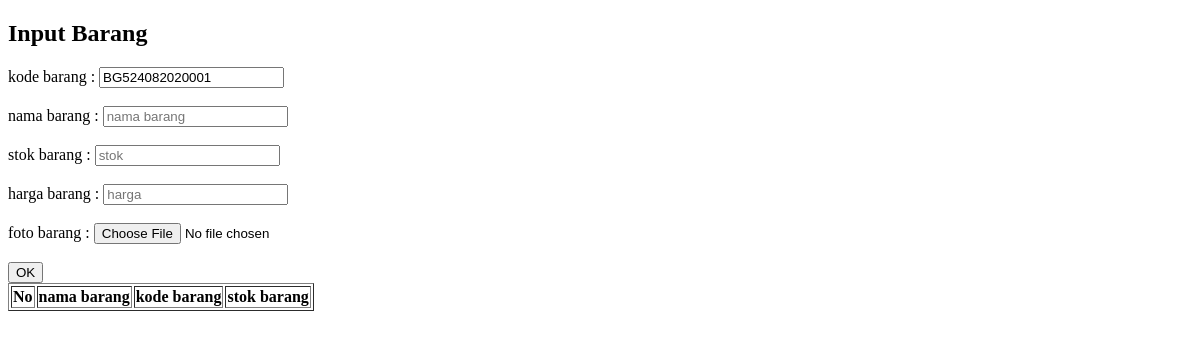
Before: /index.php/kode_otomatis with the older database file.
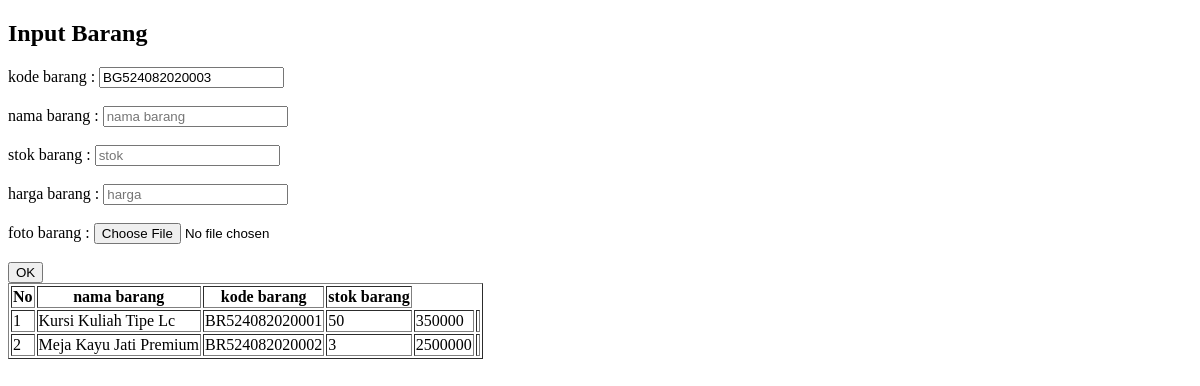
After: the same page with the newer database file.
### tables this page shows
CREATE TABLE `barang` (
  `id_brg` int(11) NOT NULL,
  `nama_barang` varchar(255) NOT NULL,
  `kode_barang` varchar(20) NOT NULL,
  `stok` int(4) NOT NULL,
  `harga` int(11) NOT NULL,
  `foto_brg` varchar(255) NOT NULL,
  `id_kategori` int(1) NOT NULL,
  `id_status` int(1) NOT NULL
);

### application/controllers/Kode_otomatis.php (called while the page is built, shortened)
<?php
class Kode_otomatis extends CI_Controller
{
    public function __construct()
    {
        $this->load->model('kode_m');
    }
    public function index()
    {
        $data['kode'] = $this->kode_m->kode();
        $data['tampil'] = $this->kode_m->tampil();
        $this->load->view('Kode_otomatis', $data);
    }
}

### index.php (called while the page is built, shortened)
<?php
require_once BASEPATH.'core/CodeIgniter.php';

### application/models/kode_m.php (called while the page is built, shortened)
<?php
class Kode_m extends CI_Model
{
    public function tampil()
    {
        return $this->db->get('barang')->result();
    }
    public function kode()
    {
        $this->db->select('RIGHT(barang.kode_barang,2) as kode_barang', FALSE);
        $this->db->order_by('kode_barang', 'DESC');
        $this->db->limit(1);
        $query = $this->db->get('barang');
        if ($query->num_rows() <> 0) {
            $data = $query->row();
            $kode = intval($data->kode_barang) + 1;
        } else {
            $kode = 1;
        }
        $tgl = date('dmY');
        $batas = str_pad($kode, 3, "0", STR_PAD_LEFT);
        $kodetampil = "BG" . "5" . $tgl . $batas;
        return $kodetampil;
    }
}

### application/views/Kode_otomatis.php (the view, shortened to what this page needs)
<!DOCTYPE html>
<html>
<head>
</head>
<body>
    <h2>Input Barang</h2>
    <?php echo form_open('kode_otomatis/inputbarang') ?>
    kode barang : <input type="text" name="kodeBarang" value="<?php echo $kode; ?>" readonly="readonly"><br><br>
    nama barang : <input type="text" name="namaBarang" placeholder="nama barang"><br><br>
    stok barang : <input type="number" name="stokBarang" placeholder="stok"><br><br>
    harga barang : <input type="text" name="harga" placeholder="harga"><br><br>
    foto barang : <input type="file" name="stokBarang" placeholder="stok"><br><br>
    <input type="submit" name="" value="OK">
    <?php echo form_close() ?>
    <table border="1">
        <tr>
            <th>No</th>
            <th>nama barang</th>
            <th>kode barang</th>
            <th>stok barang</th>
        </tr>
        <?php $i = 1;
        foreach ($tampil as $brg) { ?>
            <tr>
                <td><?php echo $i ?></td>
                <td><?php echo $brg->nama_barang ?></td>
                <td><?php echo $brg->kode_barang ?></td>
                <td><?php echo $brg->stok ?></td>
                <td><?php echo $brg->harga ?></td>
                <td><?php echo $brg->foto ?></td>
            </tr>
        <?php $i++;
        } ?>
    </table>
</body>
</html>

Changed rows visible on the page:
added barang: nama_barang "Kursi Kuliah Tipe Lc", kode_barang "BR524082020001", stok "50", harga "350000"
added barang: nama_barang "Meja Kayu Jati Premium", kode_barang "BR524082020002", stok "3", harga "2500000"
Other visible differences:
form field kodeBarang: "BG524082020001" → "BG524082020003"
